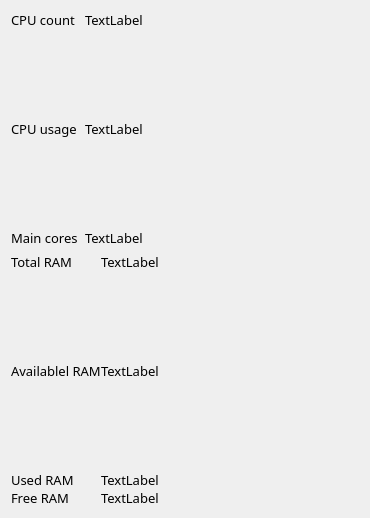
            <widget class="QWidget" name="cpu_and_memory">
             <layout class="QVBoxLayout" name="verticalLayout_3">
              <item>
               <widget class="QFrame" name="cpu_info_frame">
                <layout class="QGridLayout" name="gridLayout_2">
                 <property name="leftMargin">
                  <number>0</number>
                 </property>
                 <property name="topMargin">
                  <number>0</number>
                 </property>
                 <property name="rightMargin">
                  <number>0</number>
                 </property>
                 <property name="bottomMargin">
                  <number>0</number>
                 </property>
                 <property name="spacing">
                  <number>0</number>
                 </property>
                 <item row="1" column="1">
                  <widget class="QLabel" name="cpu_usage_2">
                   <property name="font">
                    <font>
                     <family>Bahnschrift SemiBold</family>
                     <pointsize>10</pointsize>
                    </font>
                   </property>
                   <property name="text">
                    <string>TextLabel</string>
                   </property>
                  </widget>
                 </item>
                 <item row="2" column="0">
                  <widget class="QLabel" name="label_11">
                   <property name="font">
                    <font>
                     <family>Bahnschrift SemiBold</family>
                     <pointsize>10</pointsize>
                    </font>
                   </property>
                   <property name="text">
                    <string>Main cores</string>
                   </property>
                  </widget>
                 </item>
                 <item row="0" column="1">
                  <widget class="QLabel" name="cpu_count">
                   <property name="font">
                    <font>
                     <family>Bahnschrift SemiBold</family>
                     <pointsize>10</pointsize>
                    </font>
                   </property>
                   <property name="text">
                    <string>TextLabel</string>
                   </property>
                  </widget>
                 </item>
                 <item row="0" column="0">
                  <widget class="QLabel" name="label_8">
                   <property name="font">
                    <font>
                     <family>Bahnschrift SemiBold</family>
                     <pointsize>10</pointsize>
                    </font>
                   </property>
                   <property name="text">
                    <string>CPU count</string>
                   </property>
                  </widget>
                 </item>
                 <item row="2" column="1">
                  <widget class="QLabel" name="main_cores">
                   <property name="font">
                    <font>
                     <family>Bahnschrift SemiBold</family>
                     <pointsize>10</pointsize>
                    </font>
                   </property>
                   <property name="text">
                    <string>TextLabel</string>
                   </property>
                  </widget>
                 </item>
                 <item row="1" column="0">
                  <widget class="QLabel" name="label_10">
                   <property name="font">
                    <font>
                     <family>Bahnschrift SemiBold</family>
                     <pointsize>10</pointsize>
                    </font>
                   </property>
                   <property name="text">
                    <string>CPU usage</string>
                   </property>
                  </widget>
                 </item>
                 <item row="1" column="2">
                  <widget class="roundProgressBar" name="cpu_usage" native="true">
                   <property name="minimumSize">
                    <size>
                     <width>200</width>
                     <height>200</height>
                    </size>
                   </property>
                   <property name="maximumSize">
                    <size>
                     <width>200</width>
                     <height>200</height>
                    </size>
                   </property>
                  </widget>
                 </item>
                </layout>
               </widget>
              </item>
              <item>
               <widget class="QFrame" name="ram_info_frame">
                <property name="minimumSize">
                 <size>
                  <width>200</width>
                  <height>100</height>
                 </size>
                </property>
                <layout class="QGridLayout" name="gridLayout_3">
                 <property name="leftMargin">
                  <number>0</number>
                 </property>
                 <property name="topMargin">
                  <number>0</number>
                 </property>
                 <property name="rightMargin">
                  <number>0</number>
                 </property>
                 <property name="bottomMargin">
                  <number>0</number>
                 </property>
                 <property name="spacing">
                  <number>0</number>
                 </property>
                 <item row="0" column="0">
                  <widget class="QLabel" name="label_15">
                   <property name="font">
                    <font>
                     <family>Bahnschrift SemiBold</family>
                     <pointsize>10</pointsize>
                    </font>
                   </property>
                   <property name="text">
                    <string>Total RAM</string>
                   </property>
                  </widget>
                 </item>
                 <item row="2" column="0">
                  <widget class="QLabel" name="label_17">
                   <property name="font">
                    <font>
                     <family>Bahnschrift SemiBold</family>
                     <pointsize>10</pointsize>
                    </font>
                   </property>
                   <property name="text">
                    <string>Used RAM</string>
                   </property>
                  </widget>
                 </item>
                 <item row="0" column="1">
                  <widget class="QLabel" name="total_ram">
                   <property name="font">
                    <font>
                     <family>Bahnschrift SemiBold</family>
                     <pointsize>10</pointsize>
                    </font>
                   </property>
                   <property name="text">
                    <string>TextLabel</string>
                   </property>
                  </widget>
                 </item>
                 <item row="1" column="0">
                  <widget class="QLabel" name="label_16">
                   <property name="font">
                    <font>
                     <family>Bahnschrift SemiBold</family>
                     <pointsize>10</pointsize>
                    </font>
                   </property>
                   <property name="text">
                    <string>Availablel RAM</string>
                   </property>
                  </widget>
                 </item>
                 <item row="2" column="1">
                  <widget class="QLabel" name="used_ram">
                   <property name="font">
                    <font>
                     <family>Bahnschrift SemiBold</family>
                     <pointsize>10</pointsize>
                    </font>
                   </property>
                   <property name="text">
                    <string>TextLabel</string>
                   </property>
                  </widget>
                 </item>
                 <item row="3" column="0">
                  <widget class="QLabel" name="label_18">
                   <property name="font">
                    <font>
                     <family>Bahnschrift SemiBold</family>
                     <pointsize>10</pointsize>
                    </font>
                   </property>
                   <property name="text">
                    <string>Free RAM</string>
                   </property>
                  </widget>
                 </item>
                 <item row="1" column="1">
                  <widget class="QLabel" name="available_ram">
                   <property name="font">
                    <font>
                     <family>Bahnschrift SemiBold</family>
                     <pointsize>10</pointsize>
                    </font>
                   </property>
                   <property name="text">
                    <string>TextLabel</string>
                   </property>
                  </widget>
                 </item>
                 <item row="3" column="1">
                  <widget class="QLabel" name="free_ram">
                   <property name="font">
                    <font>
                     <family>Bahnschrift SemiBold</family>
                     <pointsize>10</pointsize>
                    </font>
                   </property>
                   <property name="text">
                    <string>TextLabel</string>
                   </property>
                  </widget>
                 </item>
                 <item row="1" column="2">
                  <widget class="spiralProgressBar" name="ram_usage" native="true">
                   <property name="minimumSize">
                    <size>
                     <width>200</width>
                     <height>200</height>
                    </size>
                   </property>
                   <property name="maximumSize">
                    <size>
                     <width>200</width>
                     <height>200</height>
                    </size>
                   </property>
                  </widget>
                 </item>
                </layout>
               </widget>
              </item>
             </layout>
            </widget>
